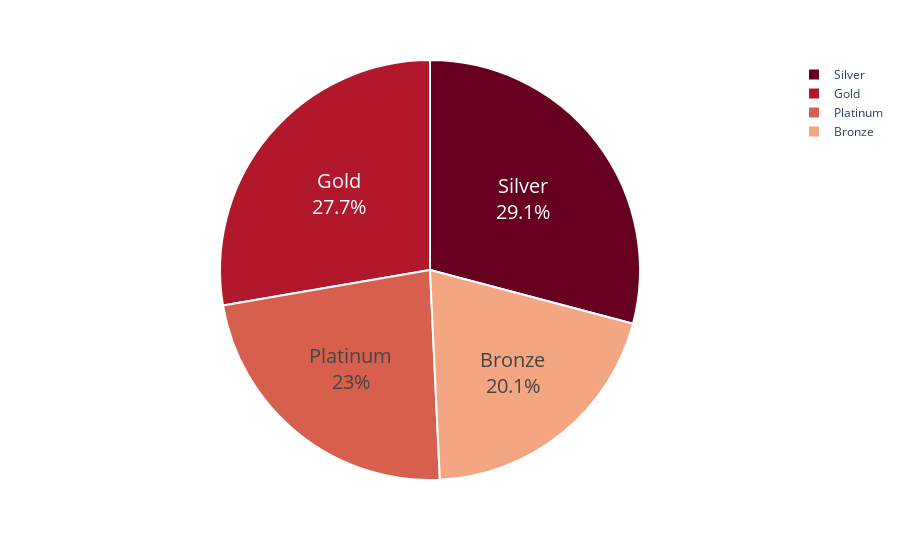

Here is the notebook cell this chart was saved with:
### Markdown cell above
#### **Customers Distribution** ####

### Code cell
import plotly.express as px
cluster_counts = df.clusters.value_counts()

fig = px.pie(cluster_counts, 
             values = cluster_counts.values, 
             names = cluster_counts.index,
             color_discrete_sequence=px.colors.sequential.RdBu)
fig.update_traces(textposition='inside', textinfo='percent+label', textfont_size=20,
                  marker = dict(line = dict(color = 'white', width = 2)))
fig.show()

### Figure 1 — Plotly figure (JSON) as saved in the notebook; plotly's stock layout.template omitted (floating-point values rounded to 4 significant figures)
{"data": [{"domain": {"x": [0, 1], "y": [0, 1]}, "hovertemplate": "clusters=%{label}<br>value=%{value}<extra></extra>", "labels": ["Silver", "Gold", "Platinum", "Bronze"], "legendgroup": "", "marker": {"line": {"color": "white", "width": 2}}, "name": "", "showlegend": true, "textfont": {"size": 20}, "textinfo": "percent+label", "textposition": "inside", "type": "pie", "values": [642, 611, 508, 444]}], "layout": {"legend": {"tracegroupgap": 0}, "margin": {"t": 60}, "piecolorway": ["rgb(103,0,31)", "rgb(178,24,43)", "rgb(214,96,77)", "rgb(244,165,130)", "rgb(253,219,199)", "rgb(247,247,247)", "rgb(209,229,240)", "rgb(146,197,222)", "rgb(67,147,195)", "rgb(33,102,172)", "rgb(5,48,97)"]}}
